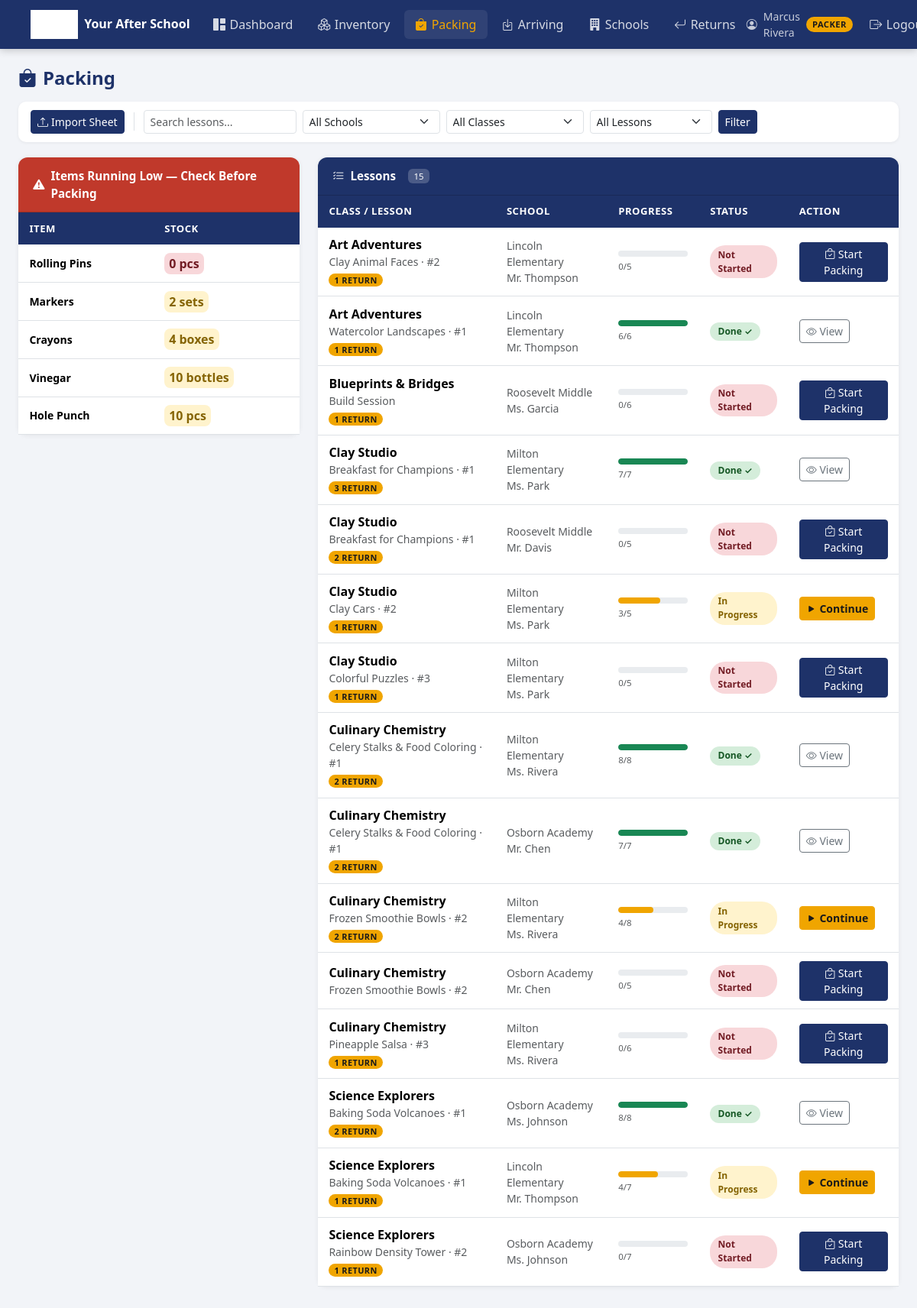
Page /packing (signed in) on the committed database.
### tables this page shows
CREATE TABLE users (
    id            INTEGER PRIMARY KEY AUTOINCREMENT,
    username      TEXT    UNIQUE NOT NULL,
    password_hash TEXT    NOT NULL,
    full_name     TEXT,
    role          TEXT    NOT NULL DEFAULT 'packer', -- admin, packer, site_director, teacher
    school_id     INTEGER,
    active        INTEGER DEFAULT 1,
    created_at    TIMESTAMP DEFAULT CURRENT_TIMESTAMP,
    FOREIGN KEY (school_id) REFERENCES schools(id)
);

CREATE TABLE items (
    id             INTEGER PRIMARY KEY AUTOINCREMENT,
    name           TEXT    NOT NULL,
    description    TEXT,
    subcategory_id INTEGER,
    unit           TEXT    NOT NULL DEFAULT 'pcs',
    is_reusable    INTEGER DEFAULT 0,
    quantity       INTEGER NOT NULL DEFAULT 0,
    location       TEXT,
    notes          TEXT,
    created_at     TIMESTAMP DEFAULT CURRENT_TIMESTAMP,
    FOREIGN KEY (subcategory_id) REFERENCES subcategories(id)
);

CREATE TABLE lessons (
    id           INTEGER PRIMARY KEY AUTOINCREMENT,
    class_type   TEXT,
    class_name   TEXT NOT NULL,
    lesson_name  TEXT NOT NULL,
    lesson_number INTEGER,
    school_id    INTEGER,
    teacher_name TEXT,
    session_id   INTEGER,
    week_id      INTEGER,
    max_students INTEGER DEFAULT 15,
    pack_to      INTEGER DEFAULT 15,
    status       TEXT DEFAULT 'unpacked', -- unpacked, in_progress, packed, delivered
    created_at   TIMESTAMP DEFAULT CURRENT_TIMESTAMP,
    FOREIGN KEY (school_id)  REFERENCES schools(id),
    FOREIGN KEY (session_id) REFERENCES program_sessions(id),
    FOREIGN KEY (week_id)    REFERENCES weeks(id)
);

### app.py (the view)
@app.route('/packing')
@warehouse_only
def packing():
    db         = get_db()
    school_id  = request.args.get('school', '')
    class_name = request.args.get('class', '')
    status     = request.args.get('status', '')
    q          = request.args.get('q', '').strip()
    where, params = [], []
    if school_id:
        where.append('l.school_id = ?'); params.append(school_id)
    if class_name:
        where.append('l.class_name = ?'); params.append(class_name)
    if status:
        where.append('l.status = ?'); params.append(status)
    if q:
        where.append('(l.class_name LIKE ? OR l.lesson_name LIKE ?)'); params += [f'%{q}%', f'%{q}%']
    wc = ('WHERE ' + ' AND '.join(where)) if where else ''
    lessons = db.execute(f'''
        SELECT l.*, s.name AS school_name,
               COUNT(DISTINCT li.id)                                           AS total_items,
               COUNT(DISTINCT CASE WHEN pl.is_packed=1 THEN pl.id END)        AS packed_items,
               COUNT(DISTINCT CASE WHEN li.return_required=1 THEN li.id END)  AS return_items
        FROM lessons l
        LEFT JOIN schools s      ON l.school_id  = s.id
        LEFT JOIN lesson_items li ON l.id        = li.lesson_id
        LEFT JOIN packing_log pl  ON li.id       = pl.lesson_item_id
        {wc}
        GROUP BY l.id
        ORDER BY l.class_name, l.lesson_name, l.lesson_number
    ''', params).fetchall()
    schools     = db.execute('SELECT * FROM schools ORDER BY name').fetchall()
    class_names = db.execute('SELECT DISTINCT class_name FROM lessons ORDER BY class_name').fetchall()
    low_stock   = db.execute(
        '''SELECT i.*, GROUP_CONCAT(DISTINCT c.name) AS category_names
           FROM items i
           LEFT JOIN item_categories ic ON i.id = ic.item_id
           LEFT JOIN categories c       ON ic.category_id = c.id
           WHERE i.quantity <= 10
           GROUP BY i.id ORDER BY i.quantity ASC LIMIT 30'''
    ).fetchall()
    db.close()
    return render_template('packing/index.html',
                           lessons=lessons, schools=schools, class_names=class_names,
                           low_stock=low_stock,
                           school_id=school_id, class_name=class_name, status=status, q=q)

### templates/packing/index.html (shortened to what this page needs)
{% extends 'base.html' %}
{% block content %}
<div class="d-flex justify-content-between align-items-center mb-3">
  <h4 class="mb-0 fw-bold" style="color:var(--navy)">
    <i class="bi bi-bag-check-fill me-2"></i>Packing
  </h4>
</div>
<div class="page-toolbar no-print">
  <a href="{{ url_for('packing_import') }}" class="btn btn-navy btn-sm">
    <i class="bi bi-upload me-1"></i>Import Sheet
  </a>
  <form class="d-flex gap-2 align-items-center flex-grow-1" method="get">
    <input type="text" name="q" class="form-control form-control-sm"
           placeholder="Search lessons..." value="{{ q }}" style="max-width:200px;">
    <select name="school" class="form-select form-select-sm" style="max-width:180px;">
      <option value="">All Schools</option>
    </select>
    <select name="class" class="form-select form-select-sm" style="max-width:180px;">
      <option value="">All Classes</option>
    </select>
    <select name="status" class="form-select form-select-sm" style="max-width:160px;">
      <option value="">All Lessons</option>
    </select>
    <button type="submit" class="btn btn-navy btn-sm">Filter</button>
  </form>
</div>
<div class="row g-4">
  <div class="col-lg-4">
    <div class="card">
      <div class="card-header" style="background:#c0392b;">
        <i class="bi bi-exclamation-triangle-fill"></i> Items Running Low — Check Before Packing
      </div>
      <div class="card-body p-0">
        {% if low_stock %}
        <table class="table table-sm mb-0">
          <thead>
            <tr><th>Item</th><th>Stock</th></tr>
          </thead>
          <tbody>
          {% for item in low_stock %}
          <tr>
            <td class="small fw-semibold">{{ item.name }}</td>
            <td>
              <span class="qty-badge {% if item.quantity == 0 %}empty{% else %}low{% endif %}">
                {{ item.quantity }} {{ item.unit }}
              </span>
            </td>
          </tr>
          {% endfor %}
          </tbody>
        </table>
        {% else %}
        <div class="text-center text-muted py-4">
          <i class="bi bi-check-circle-fill d-block mb-1" style="font-size:1.75rem;color:var(--success);opacity:0.5;"></i>
          All items are well stocked — good to go!
        </div>
        {% endif %}
      </div>
    </div>
  </div>
  <div class="col-lg-8">
    <div class="card">
      <div class="card-header">
        <i class="bi bi-list-check"></i>
        Lessons
        <span class="ms-2 badge" style="background:rgba(255,255,255,0.2);font-weight:500;">
          {{ lessons|length }}
        </span>
      </div>
      <div class="card-body p-0">
        {% if lessons %}
        <div class="table-responsive">
          <table class="table table-hover mb-0">
            <thead>
              <tr>
                <th>Class / Lesson</th>
                <th>School</th>
                <th>Progress</th>
                <th>Status</th>
                <th class="no-print">Action</th>
              </tr>
            </thead>
            <tbody>
            {% for l in lessons %}
            {% set pct = (l.packed_items / l.total_items * 100)|int if l.total_items > 0 else 0 %}
            <tr>
              <td>
                <div class="fw-semibold">{{ l.class_name }}</div>
                <div class="text-muted small">
                  {{ l.lesson_name }}
                  {% if l.lesson_number %} · #{{ l.lesson_number }}{% endif %}
                </div>
                {% if l.return_items > 0 %}
                <span class="return-tag">{{ l.return_items }} return</span>
                {% endif %}
              </td>
              <td class="small text-muted">
                {{ l.school_name or '—' }}
                {% if l.teacher_name %}<div>{{ l.teacher_name }}</div>{% endif %}
              </td>
              <td style="min-width:120px;">
                {% if l.total_items > 0 %}
                <div class="progress mb-1">
                  <div class="progress-bar {% if pct == 100 %}full{% elif pct > 0 %}partial{% endif %}"
                       style="width:{{ pct }}%"></div>
                </div>
                <div class="text-muted" style="font-size:.72rem;">{{ l.packed_items }}/{{ l.total_items }}</div>
                {% else %}
                <span class="text-muted small">No items</span>
                {% endif %}
              </td>
              <td>
                {% if l.status == 'packed' %}
                <span class="status-badge s-packed">Done ✓</span>
                {% elif l.status == 'in_progress' %}
                <span class="status-badge s-in-progress">In Progress</span>
                {% else %}
                <span class="status-badge s-unpacked">Not Started</span>
                {% endif %}
              </td>
              <td class="no-print">
                <a href="{{ url_for('packing_lesson', lesson_id=l.id) }}"
                   class="btn btn-sm {% if l.status == 'packed' %}btn-outline-secondary{% elif l.status == 'in_progress' %}btn-gold{% else %}btn-navy{% endif %}">
                  {% if l.status == 'packed' %}
                  <i class="bi bi-eye"></i> View
                  {% elif l.status == 'in_progress' %}
                  <i class="bi bi-play-fill"></i> Continue
                  {% else %}
                  <i class="bi bi-bag-check"></i> Start Packing
                  {% endif %}
                </a>
              </td>
            </tr>
            {% endfor %}
            </tbody>
          </table>
        </div>
        {% endif %}
      </div>
    </div>
  </div>
</div>
{% endblock %}

### templates/base.html (shortened to what this page needs)
<!DOCTYPE html>
<html lang="en">
<head>
  <link rel="stylesheet" href="https://cdn.jsdelivr.net/npm/bootstrap@5.3.2/dist/css/bootstrap.min.css">
  <link rel="stylesheet" href="https://cdn.jsdelivr.net/npm/bootstrap-icons@1.11.3/font/bootstrap-icons.min.css">
  <link rel="stylesheet" href="{{ url_for('static', filename='css/style.css') }}">
</head>
<body>
{% if current_user.is_authenticated %}
<nav class="navbar navbar-expand-lg">
  <div class="container-fluid px-4">
    <a class="navbar-brand" href="{{ url_for('dashboard') }}">
      <img src="{{ url_for('static', filename='logo.jpg') }}" alt="YAS" onerror="this.style.display='none'">
      <span class="navbar-brand-text">Your After School</span>
    </a>
    <div class="collapse navbar-collapse" id="mainNav">
      <ul class="navbar-nav me-auto gap-1">
        {% if current_user.role == 'site_director' %}
        <li class="nav-item">
          <a class="nav-link {% if request.endpoint == 'director_portal' %}active{% endif %}"
             href="{{ url_for('director_portal') }}">
            <i class="bi bi-grid-1x2-fill"></i> My School
          </a>
        </li>
        {% else %}
        <li class="nav-item">
          <a class="nav-link {% if request.endpoint == 'dashboard' %}active{% endif %}"
             href="{{ url_for('dashboard') }}">
            <i class="bi bi-grid-1x2-fill"></i> Dashboard
          </a>
        </li>
        <li class="nav-item">
          <a class="nav-link {% if 'inventory' in (request.endpoint or '') %}active{% endif %}"
             href="{{ url_for('inventory') }}">
            <i class="bi bi-boxes"></i> Inventory
          </a>
        </li>
        <li class="nav-item">
          <a class="nav-link {% if 'packing' in (request.endpoint or '') %}active{% endif %}"
             href="{{ url_for('packing') }}">
            <i class="bi bi-bag-check-fill"></i> Packing
          </a>
        </li>
        <li class="nav-item">
          <a class="nav-link {% if 'arriving' in (request.endpoint or '') %}active{% endif %}"
             href="{{ url_for('arriving') }}">
            <i class="bi bi-box-arrow-in-down"></i> Arriving
          </a>
        </li>
        <li class="nav-item">
          <a class="nav-link {% if 'school' in (request.endpoint or '') %}active{% endif %}"
             href="{{ url_for('schools') }}">
            <i class="bi bi-building-fill"></i> Schools
          </a>
        </li>
        <li class="nav-item">
          <a class="nav-link {% if 'return' in (request.endpoint or '') %}active{% endif %}"
             href="{{ url_for('returns') }}">
            <i class="bi bi-arrow-return-left"></i> Returns
          </a>
        </li>
        {% endif %}
      </ul>
      <ul class="navbar-nav align-items-center gap-2">
        <li class="nav-item d-flex align-items-center gap-2" style="color:rgba(255,255,255,0.75);font-size:.875rem;">
          <i class="bi bi-person-circle"></i>
          <span>{{ current_user.full_name or current_user.username }}</span>
          <span class="role-badge">{{ current_user.display_role }}</span>
        </li>
        <li class="nav-item">
          <a class="nav-link" href="{{ url_for('logout') }}">
            <i class="bi bi-box-arrow-right"></i> Logout
          </a>
        </li>
      </ul>
    </div>
  </div>
</nav>
{% endif %}
<div class="{% if current_user.is_authenticated %}container-fluid py-4 px-4{% endif %}">
  {% block content %}{% endblock %}
</div>
</body>
</html>

### rows in the picture
users: full_name "Marcus Rivera", display_role "PACKER"
items: name "Rolling Pins", quantity "0", unit "pcs"
items: name "Markers", quantity "2", unit "sets"
items: name "Crayons", quantity "4", unit "boxes"
items: name "Vinegar", quantity "10", unit "bottles"
items: name "Hole Punch", quantity "10", unit "pcs"
lessons: class_name "Art Adventures", lesson_name "Clay Animal Faces", lesson_number "2", return_items "1", school_name "Lincoln Elementary", teacher_name "Mr. Thompson", packed_items "0", total_items "5", status "Not Started"
lessons: class_name "Art Adventures", lesson_name "Watercolor Landscapes", lesson_number "1", return_items "1", school_name "Lincoln Elementary", teacher_name "Mr. Thompson", {{ pct }} 100 (drawn), packed_items "6", total_items "6", status "Done ✓"
lessons: class_name "Blueprints & Bridges", lesson_name "Build Session", return_items "1", school_name "Roosevelt Middle", teacher_name "Ms. Garcia", packed_items "0", total_items "6", status "Not Started"
lessons: class_name "Clay Studio", lesson_name "Breakfast for Champions", lesson_number "1", return_items "3", school_name "Milton Elementary", teacher_name "Ms. Park", {{ pct }} 100 (drawn), packed_items "7", total_items "7", status "Done ✓"
lessons: class_name "Clay Studio", lesson_name "Breakfast for Champions", lesson_number "1", return_items "2", school_name "Roosevelt Middle", teacher_name "Mr. Davis", packed_items "0", total_items "5", status "Not Started"
lessons: class_name "Clay Studio", lesson_name "Clay Cars", lesson_number "2", return_items "1", school_name "Milton Elementary", teacher_name "Ms. Park", {{ pct }} 60 (drawn), packed_items "3", total_items "5", status "In Progress"
lessons: class_name "Clay Studio", lesson_name "Colorful Puzzles", lesson_number "3", return_items "1", school_name "Milton Elementary", teacher_name "Ms. Park", packed_items "0", total_items "5", status "Not Started"
lessons: class_name "Culinary Chemistry", lesson_name "Celery Stalks & Food Coloring", lesson_number "1", return_items "2", school_name "Milton Elementary", teacher_name "Ms. Rivera", {{ pct }} 100 (drawn), packed_items "8", total_items "8", status "Done ✓"
lessons: class_name "Culinary Chemistry", lesson_name "Celery Stalks & Food Coloring", lesson_number "1", return_items "2", school_name "Osborn Academy", teacher_name "Mr. Chen", {{ pct }} 100 (drawn), packed_items "7", total_items "7", status "Done ✓"
lessons: class_name "Culinary Chemistry", lesson_name "Frozen Smoothie Bowls", lesson_number "2", return_items "2", school_name "Milton Elementary", teacher_name "Ms. Rivera", {{ pct }} 50 (drawn), packed_items "4", total_items "8", status "In Progress"
lessons: class_name "Culinary Chemistry", lesson_name "Frozen Smoothie Bowls", lesson_number "2", school_name "Osborn Academy", teacher_name "Mr. Chen", packed_items "0", total_items "5", status "Not Started"
lessons: class_name "Culinary Chemistry", lesson_name "Pineapple Salsa", lesson_number "3", return_items "1", school_name "Milton Elementary", teacher_name "Ms. Rivera", packed_items "0", total_items "6", status "Not Started"
lessons: class_name "Science Explorers", lesson_name "Baking Soda Volcanoes", lesson_number "1", return_items "2", school_name "Osborn Academy", teacher_name "Ms. Johnson", {{ pct }} 100 (drawn), packed_items "8", total_items "8", status "Done ✓"
lessons: class_name "Science Explorers", lesson_name "Baking Soda Volcanoes", lesson_number "1", return_items "1", school_name "Lincoln Elementary", teacher_name "Mr. Thompson", {{ pct }} 57 (drawn), packed_items "4", total_items "7", status "In Progress"
lessons: class_name "Science Explorers", lesson_name "Rainbow Density Tower", lesson_number "2", return_items "1", school_name "Osborn Academy", teacher_name "Ms. Johnson", packed_items "0", total_items "7", status "Not Started"

### other values in the picture
{{ lessons|length }} "15"
